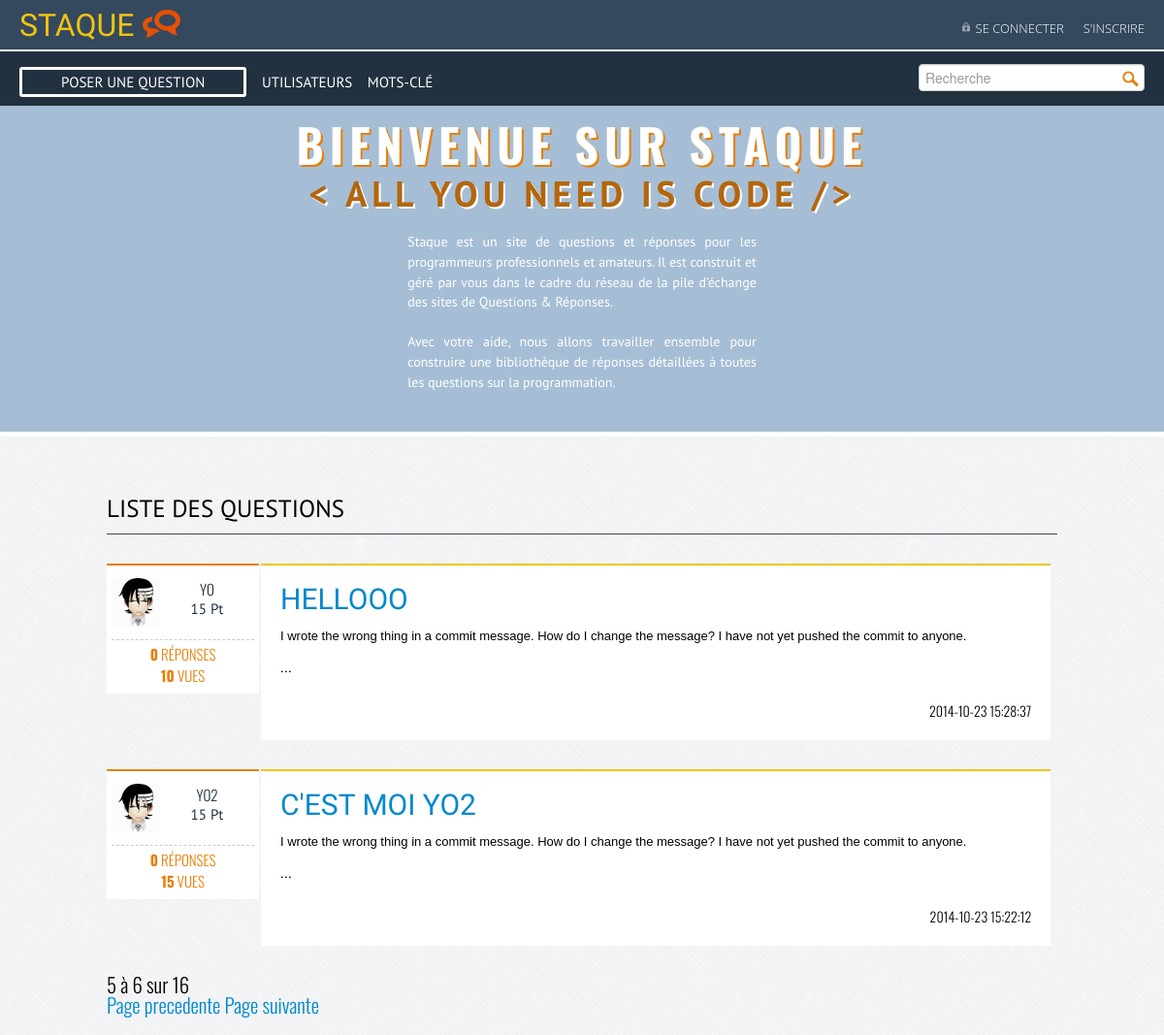
The app's page /index.php?dir=desc&page=3 with its own data.
### tables this page shows
CREATE TABLE IF NOT EXISTS `question` (
  `id` int(11) NOT NULL AUTO_INCREMENT,
  `title` varchar(250) NOT NULL,
  `content` text NOT NULL,
  `tags` varchar(255) NOT NULL,
  `user_id` int(11) NOT NULL,
  `dateCreated` datetime NOT NULL,
  `dateModified` datetime NOT NULL,
  `vues` int(11) NOT NULL,
  `points` int(11) NOT NULL,
  PRIMARY KEY (`id`)
);

CREATE TABLE IF NOT EXISTS `user` (
  `id` int(11) NOT NULL AUTO_INCREMENT,
  `name` varchar(50) NOT NULL,
  `image` varchar(150) NOT NULL,
  `pseudo` varchar(100) NOT NULL,
  `mail` varchar(150) NOT NULL,
  `password` varchar(255) NOT NULL,
  `salt` varbinary(256) NOT NULL,
  `token` varchar(50) NOT NULL,
  `birthday` date NOT NULL,
  `job` varchar(150) NOT NULL,
  `location` varchar(100) NOT NULL,
  `lang` varchar(100) NOT NULL,
  `score` int(10) NOT NULL,
  `vote` int(10) NOT NULL,
  `websites` varchar(150) NOT NULL,
  `dateRegistred` date NOT NULL,
  `dateModified` date NOT NULL,
  `dateConnected` datetime NOT NULL,
  PRIMARY KEY (`id`)
);

### functions.php (called while the page is built, shortened)
<?php
	function nbRep($id){
		global $dbh;
		$sql = "SELECT COUNT(*) FROM answer
				JOIN question ON question_id = question.id
				WHERE question.id = :id";
		$stmt = $dbh->prepare($sql);
		$stmt->bindValue(":id",$id);
		$stmt->execute();
		$nbAnswers = $stmt->fetchColumn();
		return $nbAnswers;
	}

### question_list.php (the view, shortened to what this page needs)
 <?php
	$numPerPage= 2;
	$page = 1;
	if(!empty($_GET["page"])){
		$page = $_GET["page"];
	}
	$direction = "DESC";
	if(!empty($_GET["dir"])){
		if($_GET["dir"]==="desc"){
			$direction = "DESC";
		}
	}
	$offset = ($page-1)*$numPerPage;
	$sql = "SELECT question.id,title,score,dateCreated,image,pseudo,tags,content,vues
			FROM question LEFT JOIN user ON question.user_id=user.id
			ORDER BY question.id $direction LIMIT :offset,$numPerPage";
			$stmt = $dbh->prepare($sql);
			$stmt->bindValue(":offset", ($page-1)*2, PDO::PARAM_INT);
			$stmt->execute();
			$questions = $stmt->fetchAll();
			$sql = "SELECT COUNT(*) FROM question";
			$stmt = $dbh->prepare($sql);
			$stmt->execute();
			$totalNumber = $stmt->fetchColumn();
			$totalPages = ceil($totalNumber / $numPerPage);
?>
<section class="container topQuestion">
	<h2>Liste des Questions</h2>
	<?php foreach ($questions as $question){ $nbAnswers=nbRep($question['id']);?>
	<div class="topQuestionWrap">
		<div class="clearboth colLeft user">
			<a href="account.php?id=<?= $question['id'];?>"  class="lien_user" title="Infos auteur">
				<div class="floatLeft"><img src="<?= $question['image'];?>" alt="">	</div>
				<div class="floatLeft">
					<h4><?= $question['pseudo'];?></h4>
					<p class="score"><?= $question['score'];?> Pt </p>
				</div>
			</a>
			<div class="compteurs">
				<p><strong><?php echo $nbAnswers;?></strong> réponses</p>
				<p><strong><?= $question['vues'];?></strong> vues</p>
			</div>
		</div>
		<div class="colRight question">
			<a href="detail_question.php?id=<?= $question['id'];?>" class="lien_question" id="<?= $question['id'];?>" title="">
				<h3><?php echo $question['title']; ?></h3>
			</a>
			<p><?php echo substr($question['content'],0,300)."..."; ?></p>
			<p class="date"><?= $question['dateCreated'];?></p>
		</div>
	</div>
	<?php } ?>
	<p><?php echo $offset+1; ?> à <?php echo $offset+$numPerPage; ?> sur <?php echo $totalNumber; ?><p>
	<?php if($page > 1 ) { ?>
		<a href="index.php?dir=<?php echo strtolower($direction); ?>&page=<?php echo $page - 1; ?>">Page precedente</a>
	<?php } ?>
	<?php if($page < $totalPages ) { ?>
		<a href="index.php?dir=<?php echo strtolower($direction); ?>&page=<?php echo $page + 1; ?>">Page suivante</a>
	<?php } ?>
</section>

### css/style.css (style rules this page uses)
html, body, div, span, applet, object, iframe, h1, h2, h3, h4, h5, h6, p, blockquote, pre, a, abbr, acronym, address, big, cite, code, del, dfn, em, img, ins, kbd, q, s, samp, small, strike, strong, sub, sup, tt, var, b, u, i, center, dl, dt, dd, ol, ul, li, fieldset, form, label, legend, table, caption, tbody, tfoot, thead, tr, th, td, article, aside, canvas, details, embed, figure, figcaption, footer, header, hgroup, menu, nav, output, ruby, section, summary, time, mark, audio, video { margin: 0; padding: 0; border: 0; font-size: 100%; vertical-align: baseline; }
article, aside, details, figcaption, figure, footer, header, hgroup, menu, nav, section { display: block; }
body { line-height: 1; }
body { font: 300 1.3rem/1.3rem Oswald; color: #000; background: url(../img/fond.png) scroll repeat 0 0 #f3f2f2; }
h2 { text-transform: uppercase; font-size: 20px; text-align: center; }
h3 { text-transform: uppercase; font-size: 18px; text-align: center; }
.clearboth { clear: both; }
.colLeft { float: left; width: 15%; }
.colRight { float: left; width: 79%; margin-left: 2px; padding-left: 15px; }
.container { width: 980px; zoom: 1; margin: 0 auto; padding: 20px; margin-top: 20px; }
.topQuestion h2 { font: 500 1.2em/1.2em PT Sans; text-align: left; border-bottom: 1px solid #414a51; padding-bottom: 10px; margin: 20px 0; }
.topQuestionWrap { margin: 30px 0; font: 300 15px PT Sans; clear: both; }
.topQuestionWrap .user { background-color: #fff; border-top: 2px solid #E87E04; text-align: center; padding: 5px; }
.topQuestionWrap .user h4 { font: 300 15px Oswald; text-transform: uppercase; color: #22313F; }
a.lien_user { display: block; height: auto; padding: 8px 0; color: #22313F; }
a.lien_user img { width: 50px; float: left; }
.topQuestionWrap .user .compteurs { margin-top: 5px; font: 300 15px Oswald; text-transform: uppercase; color: #E87E04; padding: 3px 0; clear: both; border-top: 1px dashed #ccc; }
.topQuestionWrap .question { background-color: #fff; border-top: 2px solid #F1C40F; height: 100%; text-align: left; padding: 5px 20px; }
.topQuestionWrap .question h3 { text-align: left; font: 500 2em/2em PT Sans Narrow; height: 45px; }
.topQuestionWrap .question p { text-align: left; font: 300 0.8em/0.8em Lato; margin: 10px 0 15px; }
.topQuestionWrap .question .date { text-align: right; font: 300 14px Oswald; float: right; }

### records on screen
question: user.image (picture), user.pseudo "YO", user.score "15", nbAnswers "0", vues "10", title "HELLOOO", content "I wrote the wrong thing in a commit message. How do I change the message? I have not yet pushed the commit to anyone.", dateCreated "2014-10-23 15:28:37"
question: user.image (picture), user.pseudo "YO2", user.score "15", nbAnswers "0", vues "15", title "C'EST MOI YO2", content "I wrote the wrong thing in a commit message. How do I change the message? I have not yet pushed the commit to anyone.", dateCreated "2014-10-23 15:22:12"

### other values on screen
$offset+1 "5"
$offset+$numPerPage "6"
$totalNumber "16"
